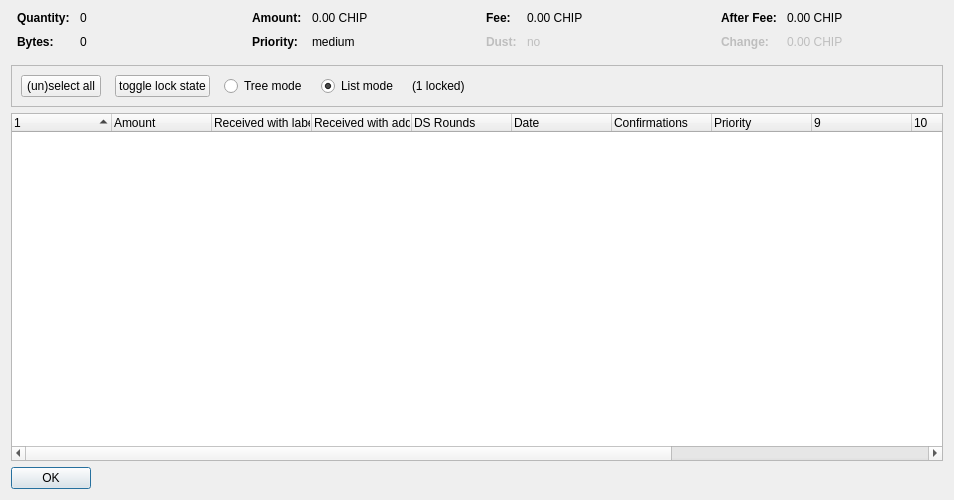
<?xml version="1.0" encoding="UTF-8"?>
<ui version="4.0">
 <class>CoinControlDialog</class>
 <widget class="QDialog" name="CoinControlDialog">
  <property name="geometry">
   <rect>
    <x>0</x>
    <y>0</y>
    <width>954</width>
    <height>500</height>
   </rect>
  </property>
  <property name="windowTitle">
   <string>Coin Selection</string>
  </property>
  <layout class="QVBoxLayout" name="verticalLayout">
   <item>
    <layout class="QHBoxLayout" name="horizontalLayoutTop" stretch="0,0,0,0">
     <property name="topMargin">
      <number>0</number>
     </property>
     <property name="bottomMargin">
      <number>10</number>
     </property>
     <item>
      <layout class="QFormLayout" name="formLayoutCoinControl1">
       <property name="horizontalSpacing">
        <number>10</number>
       </property>
       <property name="verticalSpacing">
        <number>10</number>
       </property>
       <property name="leftMargin">
        <number>6</number>
       </property>
       <property name="rightMargin">
        <number>6</number>
       </property>
       <item row="0" column="0">
        <widget class="QLabel" name="labelCoinControlQuantityText">
         <property name="font">
          <font>
           <weight>75</weight>
           <bold>true</bold>
          </font>
         </property>
         <property name="text">
          <string>Quantity:</string>
         </property>
        </widget>
       </item>
       <item row="0" column="1">
        <widget class="QLabel" name="labelCoinControlQuantity">
         <property name="cursor">
          <cursorShape>IBeamCursor</cursorShape>
         </property>
         <property name="contextMenuPolicy">
          <enum>Qt::ActionsContextMenu</enum>
         </property>
         <property name="text">
          <string notr="true">0</string>
         </property>
         <property name="textInteractionFlags">
          <set>Qt::LinksAccessibleByMouse|Qt::TextSelectableByKeyboard|Qt::TextSelectableByMouse</set>
         </property>
        </widget>
       </item>
       <item row="1" column="0">
        <widget class="QLabel" name="labelCoinControlBytesText">
         <property name="font">
          <font>
           <weight>75</weight>
           <bold>true</bold>
          </font>
         </property>
         <property name="text">
          <string>Bytes:</string>
         </property>
        </widget>
       </item>
       <item row="1" column="1">
        <widget class="QLabel" name="labelCoinControlBytes">
         <property name="cursor">
          <cursorShape>IBeamCursor</cursorShape>
         </property>
         <property name="contextMenuPolicy">
          <enum>Qt::ActionsContextMenu</enum>
         </property>
         <property name="text">
          <string notr="true">0</string>
         </property>
         <property name="textInteractionFlags">
          <set>Qt::LinksAccessibleByMouse|Qt::TextSelectableByKeyboard|Qt::TextSelectableByMouse</set>
         </property>
        </widget>
       </item>
      </layout>
     </item>
     <item>
      <layout class="QFormLayout" name="formLayoutCoinControl2">
       <property name="horizontalSpacing">
        <number>10</number>
       </property>
       <property name="verticalSpacing">
        <number>10</number>
       </property>
       <property name="leftMargin">
        <number>6</number>
       </property>
       <property name="rightMargin">
        <number>6</number>
       </property>
       <item row="0" column="0">
        <widget class="QLabel" name="labelCoinControlAmountText">
         <property name="font">
          <font>
           <weight>75</weight>
           <bold>true</bold>
          </font>
         </property>
         <property name="text">
          <string>Amount:</string>
         </property>
        </widget>
       </item>
       <item row="0" column="1">
        <widget class="QLabel" name="labelCoinControlAmount">
         <property name="cursor">
          <cursorShape>IBeamCursor</cursorShape>
         </property>
         <property name="contextMenuPolicy">
          <enum>Qt::ActionsContextMenu</enum>
         </property>
         <property name="text">
          <string notr="true">0.00 CHIP</string>
         </property>
         <property name="textInteractionFlags">
          <set>Qt::LinksAccessibleByMouse|Qt::TextSelectableByKeyboard|Qt::TextSelectableByMouse</set>
         </property>
        </widget>
       </item>
       <item row="1" column="0">
        <widget class="QLabel" name="labelCoinControlPriorityText">
         <property name="font">
          <font>
           <weight>75</weight>
           <bold>true</bold>
          </font>
         </property>
         <property name="text">
          <string>Priority:</string>
         </property>
        </widget>
       </item>
       <item row="1" column="1">
        <widget class="QLabel" name="labelCoinControlPriority">
         <property name="cursor">
          <cursorShape>IBeamCursor</cursorShape>
         </property>
         <property name="contextMenuPolicy">
          <enum>Qt::ActionsContextMenu</enum>
         </property>
         <property name="text">
          <string>medium</string>
         </property>
         <property name="textInteractionFlags">
          <set>Qt::LinksAccessibleByMouse|Qt::TextSelectableByKeyboard|Qt::TextSelectableByMouse</set>
         </property>
        </widget>
       </item>
      </layout>
     </item>
     <item>
      <layout class="QFormLayout" name="formLayoutCoinControl3">
       <property name="horizontalSpacing">
        <number>10</number>
       </property>
       <property name="verticalSpacing">
        <number>10</number>
       </property>
       <property name="leftMargin">
        <number>6</number>
       </property>
       <property name="rightMargin">
        <number>6</number>
       </property>
       <item row="0" column="0">
        <widget class="QLabel" name="labelCoinControlFeeText">
         <property name="font">
          <font>
           <weight>75</weight>
           <bold>true</bold>
          </font>
         </property>
         <property name="text">
          <string>Fee:</string>
         </property>
        </widget>
       </item>
       <item row="0" column="1">
        <widget class="QLabel" name="labelCoinControlFee">
         <property name="cursor">
          <cursorShape>IBeamCursor</cursorShape>
         </property>
         <property name="contextMenuPolicy">
          <enum>Qt::ActionsContextMenu</enum>
         </property>
         <property name="text">
          <string notr="true">0.00 CHIP</string>
         </property>
         <property name="textInteractionFlags">
          <set>Qt::LinksAccessibleByMouse|Qt::TextSelectableByKeyboard|Qt::TextSelectableByMouse</set>
         </property>
        </widget>
       </item>
       <item row="1" column="0">
        <widget class="QLabel" name="labelCoinControlLowOutputText">
         <property name="enabled">
          <bool>false</bool>
         </property>
         <property name="font">
          <font>
           <weight>75</weight>
           <bold>true</bold>
          </font>
         </property>
         <property name="text">
          <string>Dust:</string>
         </property>
        </widget>
       </item>
       <item row="1" column="1">
        <widget class="QLabel" name="labelCoinControlLowOutput">
         <property name="enabled">
          <bool>false</bool>
         </property>
         <property name="cursor">
          <cursorShape>IBeamCursor</cursorShape>
         </property>
         <property name="contextMenuPolicy">
          <enum>Qt::ActionsContextMenu</enum>
         </property>
         <property name="text">
          <string>no</string>
         </property>
         <property name="textInteractionFlags">
          <set>Qt::LinksAccessibleByMouse|Qt::TextSelectableByKeyboard|Qt::TextSelectableByMouse</set>
         </property>
        </widget>
       </item>
      </layout>
     </item>
     <item>
      <layout class="QFormLayout" name="formLayoutCoinControl4">
       <property name="horizontalSpacing">
        <number>10</number>
       </property>
       <property name="verticalSpacing">
        <number>10</number>
       </property>
       <property name="leftMargin">
        <number>6</number>
       </property>
       <property name="rightMargin">
        <number>6</number>
       </property>
       <item row="0" column="0">
        <widget class="QLabel" name="labelCoinControlAfterFeeText">
         <property name="font">
          <font>
           <weight>75</weight>
           <bold>true</bold>
          </font>
         </property>
         <property name="text">
          <string>After Fee:</string>
         </property>
        </widget>
       </item>
       <item row="0" column="1">
        <widget class="QLabel" name="labelCoinControlAfterFee">
         <property name="cursor">
          <cursorShape>IBeamCursor</cursorShape>
         </property>
         <property name="contextMenuPolicy">
          <enum>Qt::ActionsContextMenu</enum>
         </property>
         <property name="text">
          <string notr="true">0.00 CHIP</string>
         </property>
         <property name="textInteractionFlags">
          <set>Qt::LinksAccessibleByMouse|Qt::TextSelectableByKeyboard|Qt::TextSelectableByMouse</set>
         </property>
        </widget>
       </item>
       <item row="1" column="0">
        <widget class="QLabel" name="labelCoinControlChangeText">
         <property name="enabled">
          <bool>false</bool>
         </property>
         <property name="font">
          <font>
           <weight>75</weight>
           <bold>true</bold>
          </font>
         </property>
         <property name="text">
          <string>Change:</string>
         </property>
        </widget>
       </item>
       <item row="1" column="1">
        <widget class="QLabel" name="labelCoinControlChange">
         <property name="enabled">
          <bool>false</bool>
         </property>
         <property name="cursor">
          <cursorShape>IBeamCursor</cursorShape>
         </property>
         <property name="contextMenuPolicy">
          <enum>Qt::ActionsContextMenu</enum>
         </property>
         <property name="text">
          <string notr="true">0.00 CHIP</string>
         </property>
         <property name="textInteractionFlags">
          <set>Qt::LinksAccessibleByMouse|Qt::TextSelectableByKeyboard|Qt::TextSelectableByMouse</set>
         </property>
        </widget>
       </item>
      </layout>
     </item>
    </layout>
   </item>
   <item>
    <widget class="QFrame" name="frame">
     <property name="minimumSize">
      <size>
       <width>0</width>
       <height>40</height>
      </size>
     </property>
     <property name="frameShape">
      <enum>QFrame::StyledPanel</enum>
     </property>
     <property name="frameShadow">
      <enum>QFrame::Sunken</enum>
     </property>
     <layout class="QHBoxLayout" name="horizontalLayout">
      <item>
       <layout class="QHBoxLayout" name="horizontalLayoutPanel" stretch="0,0,0,0,0,0">
        <property name="spacing">
         <number>14</number>
        </property>
        <item>
         <widget class="QPushButton" name="pushButtonSelectAll">
          <property name="sizePolicy">
           <sizepolicy hsizetype="Maximum" vsizetype="Fixed">
            <horstretch>0</horstretch>
            <verstretch>0</verstretch>
           </sizepolicy>
          </property>
          <property name="text">
           <string>(un)select all</string>
          </property>
          <property name="autoDefault">
           <bool>false</bool>
          </property>
         </widget>
        </item>
        <item>
         <widget class="QPushButton" name="pushButtonToggleLock">
          <property name="sizePolicy">
           <sizepolicy hsizetype="Maximum" vsizetype="Fixed">
            <horstretch>0</horstretch>
            <verstretch>0</verstretch>
           </sizepolicy>
          </property>
          <property name="text">
           <string>toggle lock state</string>
          </property>
          <property name="autoDefault">
           <bool>false</bool>
          </property>
         </widget>
        </item>
        <item>
         <widget class="QRadioButton" name="radioTreeMode">
          <property name="sizePolicy">
           <sizepolicy hsizetype="Maximum" vsizetype="Fixed">
            <horstretch>0</horstretch>
            <verstretch>0</verstretch>
           </sizepolicy>
          </property>
          <property name="text">
           <string>Tree mode</string>
          </property>
         </widget>
        </item>
        <item>
         <widget class="QRadioButton" name="radioListMode">
          <property name="sizePolicy">
           <sizepolicy hsizetype="Maximum" vsizetype="Fixed">
            <horstretch>0</horstretch>
            <verstretch>0</verstretch>
           </sizepolicy>
          </property>
          <property name="text">
           <string>List mode</string>
          </property>
          <property name="checked">
           <bool>true</bool>
          </property>
         </widget>
        </item>
        <item>
         <widget class="QLabel" name="labelLocked">
          <property name="text">
           <string>(1 locked)</string>
          </property>
         </widget>
        </item>
        <item>
         <spacer name="horizontalSpacer">
          <property name="orientation">
           <enum>Qt::Horizontal</enum>
          </property>
          <property name="sizeHint" stdset="0">
           <size>
            <width>40</width>
            <height>20</height>
           </size>
          </property>
         </spacer>
        </item>
       </layout>
      </item>
     </layout>
    </widget>
   </item>
   <item>
    <widget class="CoinControlTreeWidget" name="treeWidget">
     <property name="contextMenuPolicy">
      <enum>Qt::CustomContextMenu</enum>
     </property>
     <property name="sortingEnabled">
      <bool>false</bool>
     </property>
     <property name="columnCount">
      <number>13</number>
     </property>
     <attribute name="headerShowSortIndicator" stdset="0">
      <bool>true</bool>
     </attribute>
     <attribute name="headerStretchLastSection">
      <bool>false</bool>
     </attribute>
     <column>
      <property name="text">
       <string/>
      </property>
     </column>
     <column>
      <property name="text">
       <string>Amount</string>
      </property>
     </column>
     <column>
      <property name="text">
       <string>Received with label</string>
      </property>
     </column>
     <column>
      <property name="text">
       <string>Received with address</string>
      </property>
     </column>
     <column>
      <property name="text">
       <string>DS Rounds</string>
      </property>
     </column>
     <column>
      <property name="text">
       <string>Date</string>
      </property>
     </column>
     <column>
      <property name="text">
       <string>Confirmations</string>
      </property>
      <property name="toolTip">
       <string>Confirmed</string>
      </property>
     </column>
     <column>
      <property name="text">
       <string>Priority</string>
      </property>
     </column>
     <column>
      <property name="text">
       <string/>
      </property>
     </column>
     <column>
      <property name="text">
       <string/>
      </property>
     </column>
     <column>
      <property name="text">
       <string/>
      </property>
     </column>
     <column>
      <property name="text">
       <string/>
      </property>
     </column>
     <column>
      <property name="text">
       <string/>
      </property>
     </column>
    </widget>
   </item>
   <item>
    <widget class="QDialogButtonBox" name="buttonBox">
     <property name="sizePolicy">
      <sizepolicy hsizetype="Maximum" vsizetype="Fixed">
       <horstretch>0</horstretch>
       <verstretch>0</verstretch>
      </sizepolicy>
     </property>
     <property name="orientation">
      <enum>Qt::Horizontal</enum>
     </property>
     <property name="standardButtons">
      <set>QDialogButtonBox::Ok</set>
     </property>
    </widget>
   </item>
  </layout>
 </widget>
 <customwidgets>
  <customwidget>
   <class>CoinControlTreeWidget</class>
   <extends>QTreeWidget</extends>
   <header>coincontroltreewidget.h</header>
  </customwidget>
 </customwidgets>
 <resources/>
 <connections/>
</ui>
